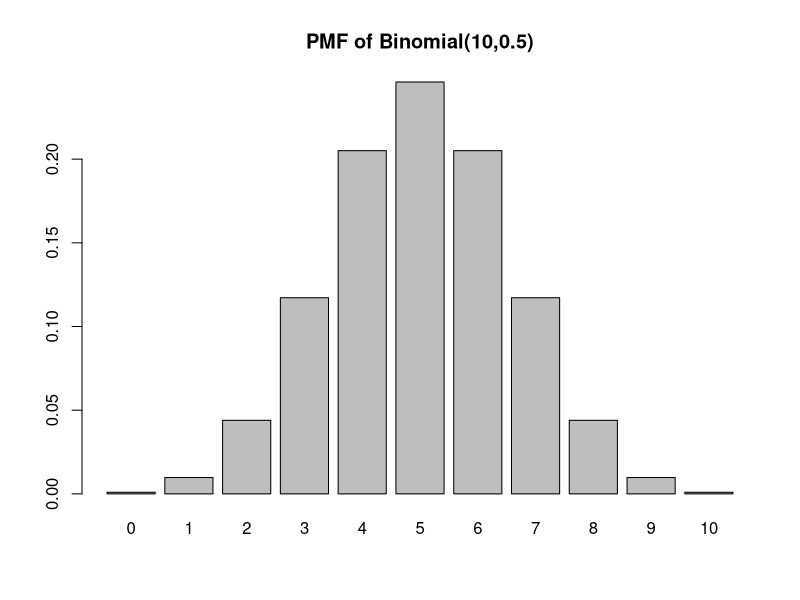

This figure's R source:
## ---- chunk 1
    3+6*8
## ---- chunk 2
    (3+6)*8
## ---- chunk 3
    n=50
    p=.894
    n*p
## ---- chunk 4
    n=50
    p=.894
    (n*p*(1-p))^(.5)
## ---- chunk 5
    n=50
    p=.894
    k=48
    choose(n,k)*(p^k)*(1-p)^(n-k)   ## copy from above
## ---- chunk 6
    choose(n,k)*(p^k)*(1-p)^(n-k)
## ---- chunk 7
    PX0 = p^50
    PX1 = 50*(1-p)*p^49
    PX2 = choose(n,2)*((1-p)^2)*p^(n-2)
    1-PX0-PX1-PX2
## ---- chunk 8
    set.seed(1)
    num_simulations = 10000
    numCoffee = rbinom(num_simulations, size=50, p=0.894)
    # check b
    mean(numCoffee)
    # check c
    sd(numCoffee)
    # check d
    mean(numCoffee == 48)
## ---- chunk 9
barplot(dbinom(0:10,10,.5),names.arg = 0:10, main="PMF of Binomial(10,0.5)")
## ---- chunk 10
k=48
dbinom(48,n,p)
## ---- chunk 11
k=2
dbinom(2,n,(1-p))
## ---- chunk 12
1 - pbinom(2,n,(1-p))
## Is there another way to do this??
## ---- chunk 13
    p_quant=.25
    qbinom(p_quant,n,p)
## ---- chunk 14
    p_quant=.75
    qbinom(p_quant,n,p)
## ---- chunk 15
    pbinom(45, n, p) >= p_quant
    pbinom(46, n, p) >= p_quant
    pbinom(47, n, p) >= p_quant
## ---- chunk 16
    p_quant=.90
    qbinom(p_quant,n,p)
## ---- chunk 17
    pbinom(47, n, p)
## ---- chunk 18
    (exp(-10)*10^(0))/factorial(0)
## ---- chunk 19
    PK11 = (exp(-10)*10^(11))/factorial(11)
    PK12 = (exp(-10)*10^(12))/factorial(12)
    PK11 + PK12
## ---- chunk 20
    10+3
## ---- chunk 21
    3*10 + 3*3
## ---- chunk 22
dpois(0,10)
## ---- chunk 23
ppois(12, 10) - ppois(10, 10)
## ---- chunk 24
## equivalently
dpois(11, 10) + dpois(12, 10)
## ---- chunk 25
    qpois(.5,10)
## ---- chunk 26
set.seed(1)
num_simulations = 1e6 
num_bites_1st_hour <- rpois(num_simulations, lambda = 10)
# check a: P(X=0)=4.540e-05
mean(num_bites_1st_hour == 0)
# check b: P(10<X<=12)=0.2085
mean(num_bites_1st_hour > 10 & num_bites_1st_hour <= 12)
